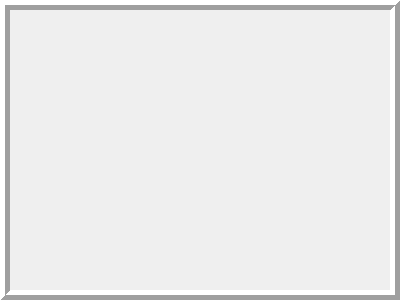
<?xml version="1.0" encoding="UTF-8"?>
<ui version="4.0">
 <class>AlarmLCDBoard</class>
 <widget class="QFrame" name="AlarmLCDBoard">
  <property name="geometry">
   <rect>
    <x>0</x>
    <y>0</y>
    <width>400</width>
    <height>300</height>
   </rect>
  </property>
  <property name="windowTitle">
   <string>AlarmLCDBoard</string>
  </property>
  <property name="styleSheet">
   <string notr="true">font: 36pt;</string>
  </property>
  <property name="frameShape">
   <enum>QFrame::Box</enum>
  </property>
  <property name="frameShadow">
   <enum>QFrame::Raised</enum>
  </property>
  <property name="lineWidth">
   <number>5</number>
  </property>
 </widget>
 <layoutdefault spacing="6" margin="11"/>
 <resources/>
 <connections/>
</ui>
